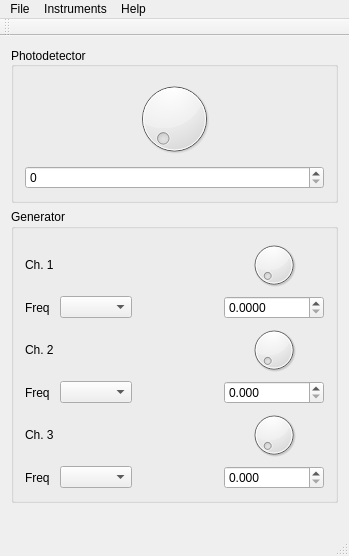
<?xml version="1.0" encoding="UTF-8"?>
<ui version="4.0">
 <class>MainWindow</class>
 <widget class="QMainWindow" name="MainWindow">
  <property name="geometry">
   <rect>
    <x>0</x>
    <y>0</y>
    <width>349</width>
    <height>556</height>
   </rect>
  </property>
  <property name="windowTitle">
   <string>LIDAR peripheral monitoring</string>
  </property>
  <widget class="QWidget" name="centralWidget">
   <layout class="QGridLayout" name="gridLayout">
    <item row="0" column="0">
     <widget class="QGroupBox" name="photoDetectorGroup">
      <property name="minimumSize">
       <size>
        <width>150</width>
        <height>150</height>
       </size>
      </property>
      <property name="maximumSize">
       <size>
        <width>16777215</width>
        <height>16777215</height>
       </size>
      </property>
      <property name="title">
       <string>Photodetector</string>
      </property>
      <property name="alignment">
       <set>Qt::AlignLeading|Qt::AlignLeft|Qt::AlignVCenter</set>
      </property>
      <layout class="QGridLayout" name="gridLayout_4">
       <item row="0" column="0">
        <layout class="QVBoxLayout" name="verticalLayout">
         <item>
          <widget class="QDial" name="DACDial">
           <property name="maximum">
            <number>4095</number>
           </property>
           <property name="tracking">
            <bool>true</bool>
           </property>
           <property name="wrapping">
            <bool>false</bool>
           </property>
           <property name="notchesVisible">
            <bool>false</bool>
           </property>
          </widget>
         </item>
         <item>
          <widget class="QSpinBox" name="DACBox">
           <property name="maximum">
            <number>4095</number>
           </property>
          </widget>
         </item>
        </layout>
       </item>
      </layout>
     </widget>
    </item>
    <item row="2" column="0">
     <widget class="QGroupBox" name="generatorGroup">
      <property name="maximumSize">
       <size>
        <width>350</width>
        <height>300</height>
       </size>
      </property>
      <property name="title">
       <string>Generator</string>
      </property>
      <layout class="QGridLayout" name="gridLayout_3">
       <item row="0" column="0">
        <layout class="QGridLayout" name="gridLayout_2">
         <item row="0" column="3">
          <widget class="QDial" name="ch1Dial">
           <property name="maximum">
            <number>200000000</number>
           </property>
          </widget>
         </item>
         <item row="5" column="3">
          <widget class="QDial" name="ch3Dial">
           <property name="maximum">
            <number>200000000</number>
           </property>
          </widget>
         </item>
         <item row="3" column="3">
          <widget class="QDial" name="ch2Dial">
           <property name="maximum">
            <number>200000000</number>
           </property>
          </widget>
         </item>
         <item row="0" column="0">
          <widget class="QLabel" name="label">
           <property name="text">
            <string>Ch. 1</string>
           </property>
          </widget>
         </item>
         <item row="3" column="0">
          <widget class="QLabel" name="label_2">
           <property name="text">
            <string>Ch. 2</string>
           </property>
          </widget>
         </item>
         <item row="5" column="0">
          <widget class="QLabel" name="label_3">
           <property name="text">
            <string>Ch. 3</string>
           </property>
          </widget>
         </item>
         <item row="2" column="0">
          <widget class="QLabel" name="label_4">
           <property name="text">
            <string>Freq</string>
           </property>
          </widget>
         </item>
         <item row="4" column="3">
          <widget class="QDoubleSpinBox" name="ch2Box">
           <property name="decimals">
            <number>3</number>
           </property>
           <property name="maximum">
            <double>200000000.000000000000000</double>
           </property>
          </widget>
         </item>
         <item row="4" column="0">
          <widget class="QLabel" name="label_5">
           <property name="text">
            <string>Freq</string>
           </property>
          </widget>
         </item>
         <item row="6" column="3">
          <widget class="QDoubleSpinBox" name="ch3Box">
           <property name="decimals">
            <number>3</number>
           </property>
           <property name="maximum">
            <double>200000000.000000000000000</double>
           </property>
          </widget>
         </item>
         <item row="6" column="0">
          <widget class="QLabel" name="label_6">
           <property name="text">
            <string>Freq</string>
           </property>
          </widget>
         </item>
         <item row="2" column="3">
          <widget class="QDoubleSpinBox" name="ch1Box">
           <property name="decimals">
            <number>4</number>
           </property>
           <property name="maximum">
            <double>200000000.000000000000000</double>
           </property>
          </widget>
         </item>
         <item row="2" column="1">
          <widget class="QComboBox" name="ch1Units"/>
         </item>
         <item row="6" column="1">
          <widget class="QComboBox" name="ch3Units"/>
         </item>
         <item row="4" column="1">
          <widget class="QComboBox" name="ch2Units"/>
         </item>
         <item row="2" column="2">
          <spacer name="horizontalSpacer">
           <property name="orientation">
            <enum>Qt::Horizontal</enum>
           </property>
           <property name="sizeHint" stdset="0">
            <size>
             <width>40</width>
             <height>20</height>
            </size>
           </property>
          </spacer>
         </item>
        </layout>
       </item>
      </layout>
     </widget>
    </item>
    <item row="1" column="0">
     <spacer name="verticalSpacer">
      <property name="orientation">
       <enum>Qt::Vertical</enum>
      </property>
      <property name="sizeType">
       <enum>QSizePolicy::Maximum</enum>
      </property>
      <property name="sizeHint" stdset="0">
       <size>
        <width>20</width>
        <height>10</height>
       </size>
      </property>
     </spacer>
    </item>
    <item row="3" column="0">
     <spacer name="verticalSpacer_2">
      <property name="orientation">
       <enum>Qt::Vertical</enum>
      </property>
      <property name="sizeType">
       <enum>QSizePolicy::Fixed</enum>
      </property>
      <property name="sizeHint" stdset="0">
       <size>
        <width>20</width>
        <height>20</height>
       </size>
      </property>
     </spacer>
    </item>
   </layout>
  </widget>
  <widget class="QMenuBar" name="menuBar">
   <property name="geometry">
    <rect>
     <x>0</x>
     <y>0</y>
     <width>349</width>
     <height>19</height>
    </rect>
   </property>
   <widget class="QMenu" name="menuFile">
    <property name="title">
     <string>File</string>
    </property>
   </widget>
   <widget class="QMenu" name="menuInstruments">
    <property name="title">
     <string>Instruments</string>
    </property>
    <addaction name="actionSettings"/>
   </widget>
   <widget class="QMenu" name="menuHelp">
    <property name="title">
     <string>Help</string>
    </property>
    <addaction name="actionAbout"/>
   </widget>
   <addaction name="menuFile"/>
   <addaction name="menuInstruments"/>
   <addaction name="menuHelp"/>
  </widget>
  <widget class="QToolBar" name="mainToolBar">
   <attribute name="toolBarArea">
    <enum>TopToolBarArea</enum>
   </attribute>
   <attribute name="toolBarBreak">
    <bool>false</bool>
   </attribute>
  </widget>
  <widget class="QStatusBar" name="statusBar"/>
  <action name="actionSettings">
   <property name="text">
    <string>Settings</string>
   </property>
  </action>
  <action name="actionAbout">
   <property name="text">
    <string>About</string>
   </property>
  </action>
 </widget>
 <layoutdefault spacing="6" margin="11"/>
 <resources/>
 <connections/>
</ui>
